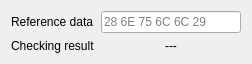
<?xml version="1.0" encoding="UTF-8"?>
<ui version="4.0">
 <class>DataCheckerUi</class>
 <widget class="QWidget" name="DataCheckerUi">
  <property name="geometry">
   <rect>
    <x>0</x>
    <y>0</y>
    <width>252</width>
    <height>60</height>
   </rect>
  </property>
  <property name="windowTitle">
   <string>Form</string>
  </property>
  <layout class="QGridLayout" name="gridLayout">
   <item row="0" column="0">
    <widget class="QLabel" name="labelReference">
     <property name="sizePolicy">
      <sizepolicy hsizetype="Fixed" vsizetype="Preferred">
       <horstretch>0</horstretch>
       <verstretch>0</verstretch>
      </sizepolicy>
     </property>
     <property name="minimumSize">
      <size>
       <width>0</width>
       <height>0</height>
      </size>
     </property>
     <property name="text">
      <string>Reference data</string>
     </property>
    </widget>
   </item>
   <item row="0" column="1">
    <widget class="QLineEdit" name="lineEdit">
     <property name="minimumSize">
      <size>
       <width>128</width>
       <height>0</height>
      </size>
     </property>
     <property name="placeholderText">
      <string>28 6E 75 6C 6C 29</string>
     </property>
    </widget>
   </item>
   <item row="1" column="0">
    <widget class="QLabel" name="labelResult">
     <property name="sizePolicy">
      <sizepolicy hsizetype="Fixed" vsizetype="Preferred">
       <horstretch>0</horstretch>
       <verstretch>0</verstretch>
      </sizepolicy>
     </property>
     <property name="text">
      <string>Checking result</string>
     </property>
    </widget>
   </item>
   <item row="1" column="1">
    <widget class="QLabel" name="labelStatus">
     <property name="text">
      <string notr="true">---</string>
     </property>
     <property name="alignment">
      <set>Qt::AlignmentFlag::AlignCenter</set>
     </property>
    </widget>
   </item>
  </layout>
 </widget>
 <resources/>
 <connections/>
</ui>
